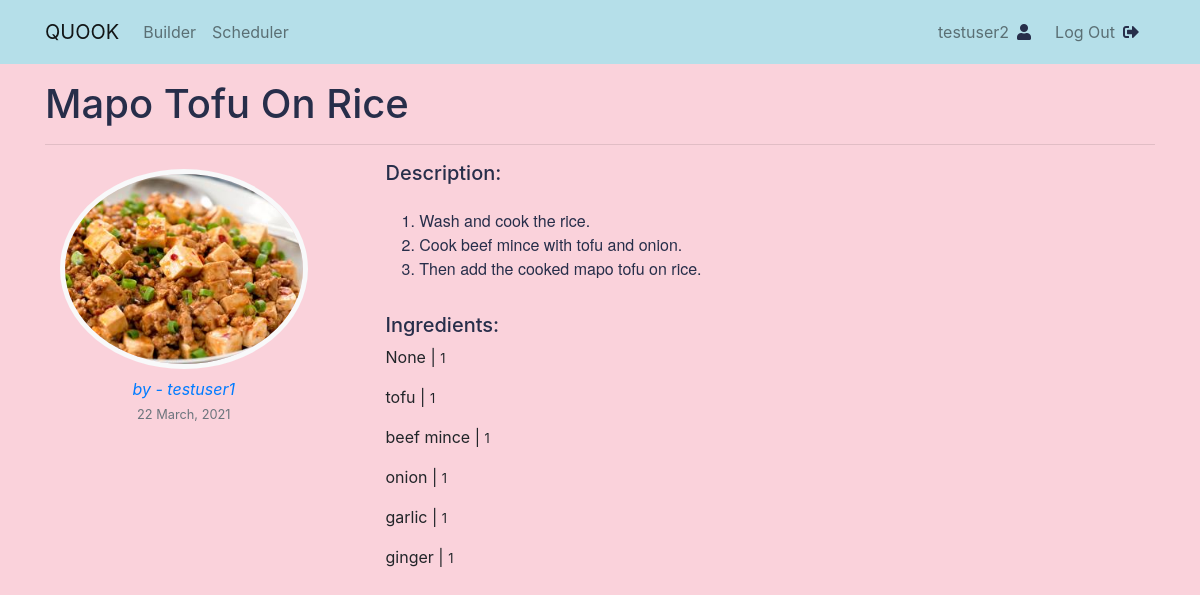
Screenshot of /recipe/mapo-tofu-on-rice/ (signed in) with the database file from the repository.
### recipe/models.py (models this page shows, shortened)
class Recipe(models.Model):
    alphanumeric = RegexValidator(
        r'[a-zA-Z][a-zA-Z ]+', 'Only alphabet characters and spaces are allowed.')
    title = models.CharField(max_length=30, null=True,
                             validators=[alphanumeric])
    description = models.TextField(max_length=200, null=True, blank=True)
    date_posted = models.DateTimeField(default=timezone.now)
    author = models.ForeignKey(User, on_delete=models.CASCADE, null=True)
    image = models.ImageField(
        default='default-recipe.jpg', upload_to='recipe_pics')
    slug = models.SlugField(null=False, unique=True)
    ingredients = models.ManyToManyField(
        'Ingredient', through='IngredientAmount', related_name='recipes')

class IngredientAmount(models.Model):
    SINGLE = 1
    DOUBLE = 2
    TRIPLE = 3
    AMOUNT_CHOICES = (
        (SINGLE, 'Single'),
        (DOUBLE, 'Double'),
        (TRIPLE, 'Triple'),
    )
    recipe = models.ForeignKey(
        'Recipe', related_name='ingredient_amounts', on_delete=models.SET_NULL, null=True)
    ingredient = models.ForeignKey(
        'Ingredient', related_name='ingredient_amounts', on_delete=models.SET_NULL, null=True, blank=True)
    amount = models.IntegerField(choices=AMOUNT_CHOICES, default=SINGLE)

class Ingredient(models.Model):
    alphabet = RegexValidator(
        r'^[A-Za-z]+$', 'Only alphabet characters are allowed.')
    name = models.CharField(max_length=200, null=True,
                            unique=True, validators=[alphabet])
    def __str__(self):
        return self.name

### recipe/views.py (the view)
@login_required
def recipeDetail(request, slug):
    recipe = get_object_or_404(Recipe, slug=slug)
    related_ingredients = IngredientAmount.objects.filter(
        recipe__slug=slug)
    return render(request, 'recipe/recipe_detail.html', {'recipe': recipe, 'related_ingredients': related_ingredients})

### recipe/templates/recipe/recipe_detail.html (shortened to what this page needs)
{% extends "recipe/base.html" %}
{% block content %}
    <h1>{{ recipe.title|title }}</h1>
    <hr>
    <article class="media content-section">
        <div class="col-3">
            <div class="media-content">
                <img class="rounded-circle border border-5 border-light img-fluid recipe-img my-2" src="{{ recipe.image.url }}">
                <div class="text-center">
                    <a class="link-unstyled font-italic" href="{% url 'recipe:user_recipes' recipe.author.username %}">by - {{ recipe.author }}</a>
                    <br>
                    <small class="text-muted">{{ recipe.date_posted|date:"d F, Y" }}</small>
                </div>
            </div>
        </div>
        <div class="media-body mx-5 col-9">
            <div class="article-metadata">
                <h5>Description:</h5>
                <pre class="article-content p-3">{{ recipe.description }}</pre>
            </div>
            <h5> Ingredients:</h5>
            {% for ingredient_detail in related_ingredients %}
            <p class="article-content">{{ ingredient_detail.ingredient }} | <small>{{ ingredient_detail.amount }}</small></p>
            {% endfor %}
        </div>
    </article>
{% endblock content %}

### recipe/templates/recipe/base.html (shortened to what this page needs)
<!DOCTYPE html>
{% load static %}
<html lang="en">
  <head>
    <link rel="stylesheet" href="https://stackpath.bootstrapcdn.com/bootstrap/4.4.1/css/bootstrap.min.css">
    <link rel="stylesheet" href="https://use.fontawesome.com/releases/v5.15.2/css/solid.css">
    <link rel="stylesheet" href="https://use.fontawesome.com/releases/v5.15.2/css/fontawesome.css">
    <link rel="stylesheet" type="text/css" href="{% static 'recipe/style.css' %}">
  </head>
  <body>
    <header class="site-header">
      <nav class="navbar navbar-expand-md navbar-light nav-bg fixed-top">
        <div class="container">
          <a class="navbar-brand rm-4" href="{% url 'recipe:home' %}">QUOOK</a>
          <div class="collapse navbar-collapse" id="navbarToggle">
            <div class="navbar-nav mr-auto">
              <a class="nav-item nav-link" href="{% url 'recipe:recipe_builder' %}">Builder</a>
              <a class="nav-item nav-link" href="#">Scheduler</a>
            </div>
            <div class="navbar-nav">
                {% if user.is_authenticated %}
                <a class="nav-item nav-link" href="{% url 'users:profile' %}">{{ user.username }}<i class="fas fa-1x fa-user my-2 mx-2" aria-hidden="true"></i></a>
                <a class="nav-item nav-link" href="{% url 'users:logout' %}">Log Out<i class="fas fa-1x fa-sign-out-alt my-2 mx-2" aria-hidden="true"></i></a>
                {% else %}
                <a class="nav-item nav-link" href="{% url 'users:register' %}">Register<i class="fas fa-1x fa-user-plus my-2 mx-2" aria-hidden="true"></i></a>
                <a class="nav-item nav-link" href="{% url 'users:login' %}">Log In<i class="fas fa-1x fa-sign-in-alt my-2 mx-2" aria-hidden="true"></i></a>
                {% endif %}
            </div>
          </div>
        </div>
      </nav>
    </header>
    <main class="container">
      {% block content %}{% endblock %}
    </main>
  </body>
</html>

### recipe/static/recipe/style.css (style rules this page uses)
body { background: #FAD2DB; margin-top: 5rem; overflow-x: hidden; }
h1, h2, h3, h4, h5, h6 { color: #272E4A; }
.link-unstyled, .link-unstyled:link, .link-unstyled:hover { color: none; text-decoration: none; font-style: none; }
.nav-bg { background-color: #B5DFE9; }
i.fas { color: #272E4A; }
.recipe-img { width: 100%; height: 200px; object-fit: cover; }
.border-5 { border-width: 5px !important; }
pre { white-space: pre-wrap; overflow-x: auto; font-family: "Helvetica Neue"; color: #272E4A; font-size: 16px; }

### rows the page displays
Recipe: title "Mapo Tofu On Rice", image (picture), author "testuser1", date_posted "22 March, 2021", description "1. Wash and cook the rice. 2. Cook beef mince with tofu and onion. 3. Then add the cooked mapo tofu on rice."
IngredientAmount: ingredient "None", amount "1"
IngredientAmount: ingredient "tofu", amount "1"
IngredientAmount: ingredient "beef mince", amount "1"
IngredientAmount: ingredient "onion", amount "1"
IngredientAmount: ingredient "garlic", amount "1"
IngredientAmount: ingredient "ginger", amount "1"

### other values shown
{{ user.username }} "testuser2"
